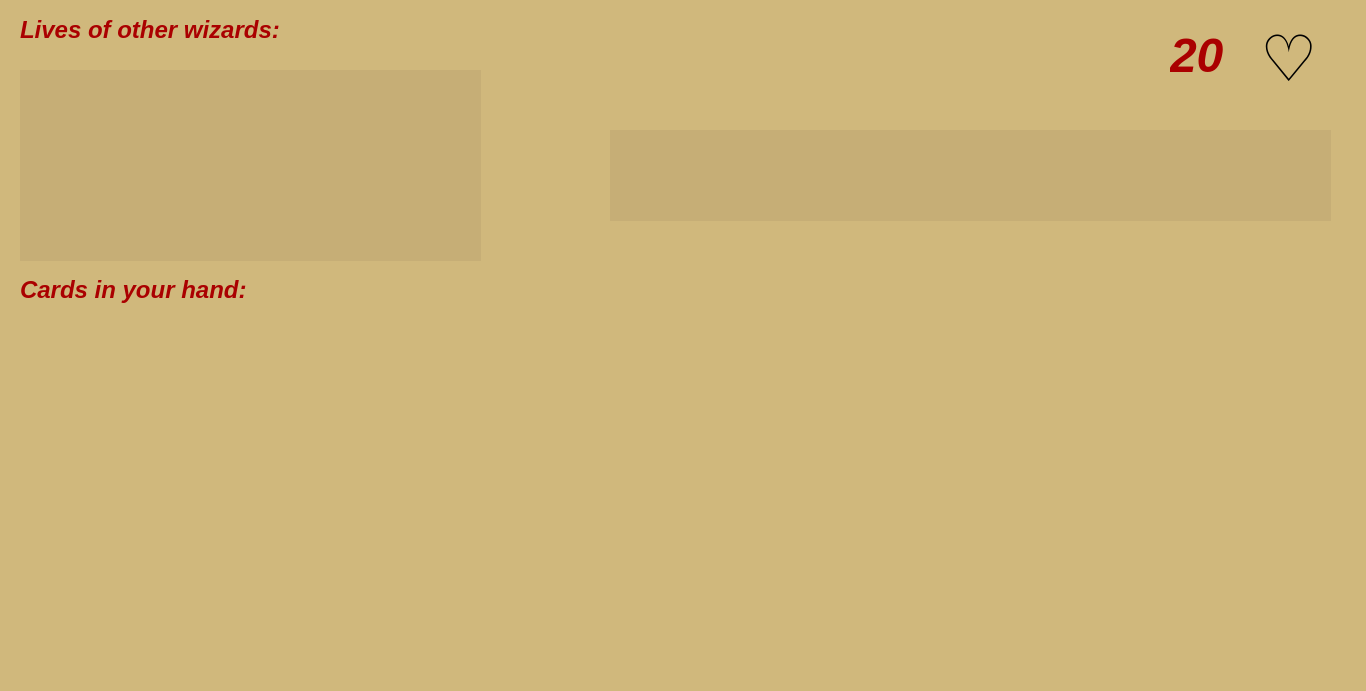
<?xml version="1.0" encoding="UTF-8"?>
<ui version="4.0">
 <class>Board</class>
 <widget class="QWidget" name="Board">
  <property name="geometry">
   <rect>
    <x>0</x>
    <y>0</y>
    <width>1366</width>
    <height>691</height>
   </rect>
  </property>
  <property name="windowTitle">
   <string>Form</string>
  </property>
  <property name="styleSheet">
   <string notr="true">background-color: rgb(208, 184, 124);</string>
  </property>
  <widget class="QLabel" name="hart_image">
   <property name="geometry">
    <rect>
     <x>1260</x>
     <y>0</y>
     <width>101</width>
     <height>121</height>
    </rect>
   </property>
   <property name="text">
    <string>&lt;html&gt;&lt;head/&gt;&lt;body&gt;&lt;p&gt;&lt;span style=&quot; font-size:48pt;&quot;&gt;♡&lt;/span&gt;&lt;/p&gt;&lt;/body&gt;&lt;/html&gt;</string>
   </property>
  </widget>
  <widget class="QLabel" name="life">
   <property name="geometry">
    <rect>
     <x>1170</x>
     <y>20</y>
     <width>81</width>
     <height>71</height>
    </rect>
   </property>
   <property name="styleSheet">
    <string notr="true">font: 9pt &quot;Papyrus&quot;;</string>
   </property>
   <property name="text">
    <string>&lt;html&gt;&lt;head/&gt;&lt;body&gt;&lt;p&gt;&lt;span style=&quot; font-size:36pt; font-weight:700; font-style:italic; color:#aa0000;&quot;&gt;20&lt;/span&gt;&lt;/p&gt;&lt;/body&gt;&lt;/html&gt;</string>
   </property>
  </widget>
  <widget class="QLabel" name="label_2">
   <property name="geometry">
    <rect>
     <x>20</x>
     <y>260</y>
     <width>281</width>
     <height>61</height>
    </rect>
   </property>
   <property name="styleSheet">
    <string notr="true">font: 9pt &quot;Papyrus&quot;;</string>
   </property>
   <property name="text">
    <string>&lt;html&gt;&lt;head/&gt;&lt;body&gt;&lt;p&gt;&lt;span style=&quot; font-size:18pt; font-weight:700; font-style:italic; color:#aa0000;&quot;&gt;Cards in your hand:&lt;/span&gt;&lt;/p&gt;&lt;/body&gt;&lt;/html&gt;</string>
   </property>
  </widget>
  <widget class="QLabel" name="label_3">
   <property name="geometry">
    <rect>
     <x>20</x>
     <y>0</y>
     <width>321</width>
     <height>61</height>
    </rect>
   </property>
   <property name="styleSheet">
    <string notr="true">font: 9pt &quot;Papyrus&quot;;</string>
   </property>
   <property name="text">
    <string>&lt;html&gt;&lt;head/&gt;&lt;body&gt;&lt;p&gt;&lt;span style=&quot; font-size:18pt; font-weight:700; font-style:italic; color:#aa0000;&quot;&gt;Lives of other wizards:&lt;/span&gt;&lt;/p&gt;&lt;/body&gt;&lt;/html&gt;</string>
   </property>
  </widget>
  <widget class="QLabel" name="lifes_of_players">
   <property name="geometry">
    <rect>
     <x>20</x>
     <y>70</y>
     <width>461</width>
     <height>191</height>
    </rect>
   </property>
   <property name="styleSheet">
    <string notr="true">background-color: rgb(198, 174, 118);
font: 9pt &quot;Papyrus&quot;;</string>
   </property>
   <property name="text">
    <string/>
   </property>
  </widget>
  <widget class="QLabel" name="logs">
   <property name="geometry">
    <rect>
     <x>610</x>
     <y>130</y>
     <width>721</width>
     <height>91</height>
    </rect>
   </property>
   <property name="styleSheet">
    <string notr="true">background-color: rgb(198, 174, 118);
font: 9pt &quot;Papyrus&quot;;</string>
   </property>
   <property name="text">
    <string/>
   </property>
  </widget>
 </widget>
 <resources/>
 <connections/>
</ui>
